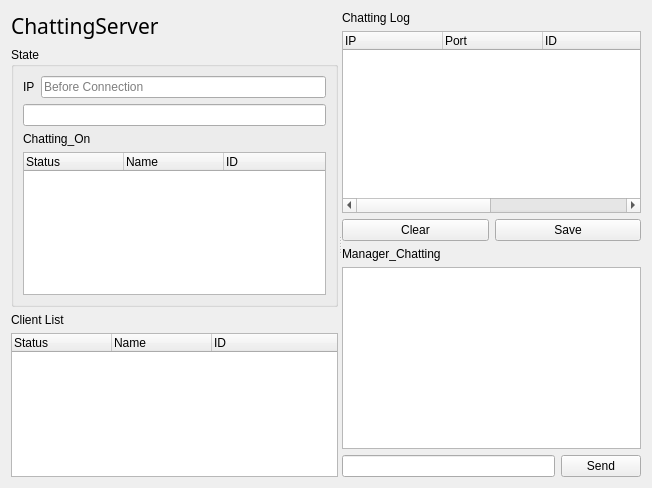
<?xml version="1.0" encoding="UTF-8"?>
<ui version="4.0">
 <class>ChatServerForm</class>
 <widget class="QWidget" name="ChatServerForm">
  <property name="geometry">
   <rect>
    <x>0</x>
    <y>0</y>
    <width>652</width>
    <height>488</height>
   </rect>
  </property>
  <property name="windowTitle">
   <string>Chatting Server</string>
  </property>
  <layout class="QHBoxLayout" name="horizontalLayout_5">
   <item>
    <widget class="QSplitter" name="splitter">
     <property name="orientation">
      <enum>Qt::Horizontal</enum>
     </property>
     <widget class="QWidget" name="layoutWidget">
      <layout class="QVBoxLayout" name="verticalLayout_2">
       <item>
        <widget class="QLabel" name="chatServerLabel">
         <property name="font">
          <font>
           <family>휴먼매직체</family>
           <pointsize>16</pointsize>
          </font>
         </property>
         <property name="text">
          <string>ChattingServer</string>
         </property>
        </widget>
       </item>
       <item>
        <widget class="QGroupBox" name="groupBox">
         <property name="title">
          <string>State</string>
         </property>
         <layout class="QVBoxLayout" name="verticalLayout">
          <item>
           <layout class="QHBoxLayout" name="horizontalLayout_2">
            <item>
             <widget class="QLabel" name="ipLabel">
              <property name="text">
               <string>IP</string>
              </property>
             </widget>
            </item>
            <item>
             <widget class="QLineEdit" name="ipLineEdit">
              <property name="readOnly">
               <bool>true</bool>
              </property>
              <property name="placeholderText">
               <string>Before Connection</string>
              </property>
             </widget>
            </item>
           </layout>
          </item>
          <item>
           <widget class="QLineEdit" name="stateLineedit">
            <property name="readOnly">
             <bool>true</bool>
            </property>
           </widget>
          </item>
          <item>
           <widget class="QLabel" name="stateLabel">
            <property name="text">
             <string>Chatting_On</string>
            </property>
           </widget>
          </item>
          <item>
           <widget class="QTreeWidget" name="chattingTreeWidget">
            <property name="rootIsDecorated">
             <bool>false</bool>
            </property>
            <property name="wordWrap">
             <bool>true</bool>
            </property>
            <column>
             <property name="text">
              <string>Status</string>
             </property>
            </column>
            <column>
             <property name="text">
              <string>Name</string>
             </property>
            </column>
            <column>
             <property name="text">
              <string>ID</string>
             </property>
            </column>
           </widget>
          </item>
         </layout>
        </widget>
       </item>
       <item>
        <widget class="QLabel" name="clientListLabel">
         <property name="text">
          <string>Client List</string>
         </property>
        </widget>
       </item>
       <item>
        <widget class="QTreeWidget" name="clientTreeWidget">
         <property name="enabled">
          <bool>true</bool>
         </property>
         <property name="rootIsDecorated">
          <bool>false</bool>
         </property>
         <property name="allColumnsShowFocus">
          <bool>false</bool>
         </property>
         <property name="wordWrap">
          <bool>true</bool>
         </property>
         <column>
          <property name="text">
           <string>Status</string>
          </property>
         </column>
         <column>
          <property name="text">
           <string>Name</string>
          </property>
         </column>
         <column>
          <property name="text">
           <string>ID</string>
          </property>
         </column>
        </widget>
       </item>
       <item>
        <layout class="QHBoxLayout" name="horizontalLayout"/>
       </item>
      </layout>
     </widget>
     <widget class="QWidget" name="layoutWidget1">
      <layout class="QVBoxLayout" name="verticalLayout_3">
       <item>
        <widget class="QLabel" name="chatLogLabel">
         <property name="text">
          <string>Chatting Log</string>
         </property>
        </widget>
       </item>
       <item>
        <widget class="QTreeWidget" name="chatlogTreeWidget">
         <property name="rootIsDecorated">
          <bool>false</bool>
         </property>
         <property name="wordWrap">
          <bool>true</bool>
         </property>
         <column>
          <property name="text">
           <string>IP</string>
          </property>
         </column>
         <column>
          <property name="text">
           <string>Port</string>
          </property>
         </column>
         <column>
          <property name="text">
           <string>ID</string>
          </property>
         </column>
         <column>
          <property name="text">
           <string>Name</string>
          </property>
         </column>
         <column>
          <property name="text">
           <string>Message</string>
          </property>
         </column>
         <column>
          <property name="text">
           <string>Time</string>
          </property>
         </column>
        </widget>
       </item>
       <item>
        <layout class="QHBoxLayout" name="horizontalLayout_3">
         <item>
          <widget class="QPushButton" name="clearPushButton">
           <property name="text">
            <string>Clear</string>
           </property>
          </widget>
         </item>
         <item>
          <widget class="QPushButton" name="savePushButton">
           <property name="text">
            <string>Save</string>
           </property>
          </widget>
         </item>
        </layout>
       </item>
       <item>
        <widget class="QLabel" name="managerChatLabel">
         <property name="text">
          <string>Manager_Chatting</string>
         </property>
        </widget>
       </item>
       <item>
        <widget class="QTextEdit" name="message">
         <property name="readOnly">
          <bool>true</bool>
         </property>
        </widget>
       </item>
       <item>
        <layout class="QHBoxLayout" name="horizontalLayout_4">
         <item>
          <widget class="QLineEdit" name="inputLineEdit"/>
         </item>
         <item>
          <widget class="QPushButton" name="sendButton">
           <property name="text">
            <string>Send</string>
           </property>
          </widget>
         </item>
        </layout>
       </item>
      </layout>
     </widget>
    </widget>
   </item>
  </layout>
 </widget>
 <resources/>
 <connections>
  <connection>
   <sender>clearPushButton</sender>
   <signal>clicked()</signal>
   <receiver>chatlogTreeWidget</receiver>
   <slot>clear()</slot>
   <hints>
    <hint type="sourcelabel">
     <x>270</x>
     <y>295</y>
    </hint>
    <hint type="destinationlabel">
     <x>288</x>
     <y>195</y>
    </hint>
   </hints>
  </connection>
 </connections>
</ui>
